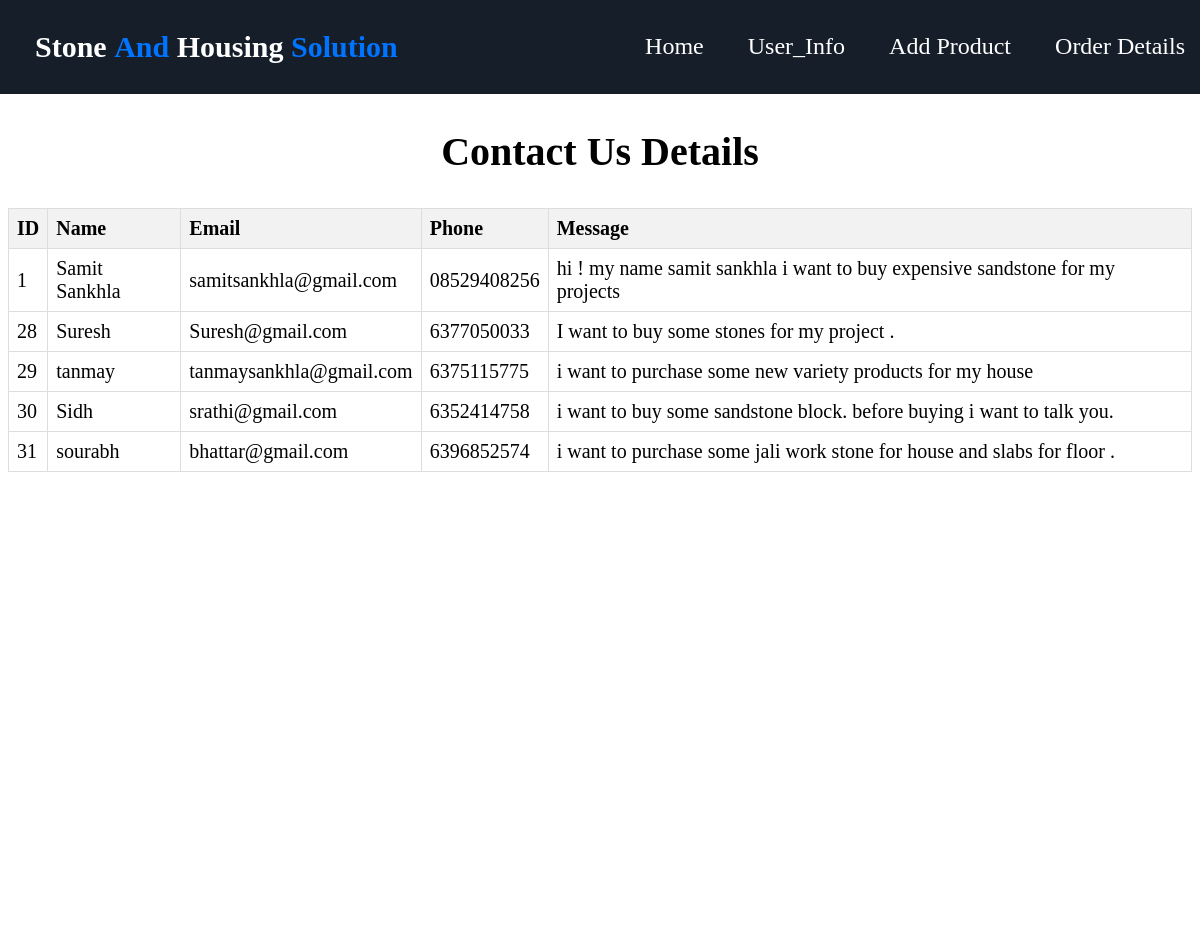
/admin/admin.php, run on the app's committed database.
### tables this page shows
CREATE TABLE `contact_us` (
  `id` int(3) NOT NULL,
  `name` varchar(100) NOT NULL,
  `email` varchar(200) NOT NULL,
  `phone_no` varchar(20) DEFAULT NULL,
  `message` text NOT NULL
);

### admin/admin.php (the view, shortened to what this page needs)
<!DOCTYPE html>
<html lang="en">
<head>
</head>
<body>
    <?php include 'admin_header.php'; ?>
    <div class="main">
        <h2>Contact Us Details</h2>
        <div class="message">
            <table>
                <tr>
                    <th>ID</th>
                    <th>Name</th>
                    <th>Email</th>
                    <th>Phone</th>
                    <th>Message</th>
                </tr>
                <?php
                include('C:\xampp\htdocs\final\config\config.php');
                $sql = "SELECT * FROM contact_us";
                $result = mysqli_query($conn, $sql);
                if (mysqli_num_rows($result) > 0) {
                    while ($row = mysqli_fetch_assoc($result)) {
                        echo "<tr>";
                        echo "<td>" . $row["id"] . "</td>";
                        echo "<td>" . $row["name"] . "</td>";
                        echo "<td>" . $row["email"] . "</td>";
                        echo "<td>" . $row["phone_no"] . "</td>";
                        echo "<td>" . $row["message"] . "</td>";
                        echo "</tr>";
                    }
                } else {
                    echo "<tr><td colspan='5'>No records found</td></tr>";
                }
                ?>
            </table>
        </div>
    </div>
</body>
</html>

### admin/admin.php (style rules this page uses)
table { border-collapse: collapse; width: 100%; }
th, td { border: 1px solid #dddddd; text-align: left; padding: 8px; }
th { background-color: #f2f2f2; }
tr { width: 100%; }
.main { height: 900px; width: max; text-align: center; position: relative; top: 45px; }
.main h2 { padding-top: 50px; font-size: 40px; }
.message { height: 700px; width: 100%; background-color: white; font-size: 20px; }

### data on the page
contact_us: id "1", name "Samit Sankhla", email "samitsankhla@gmail.com", phone_no "08529408256", message "hi ! my name samit sankhla i want to buy expensive sandstone for my projects"
contact_us: id "28", name "Suresh", email "Suresh@gmail.com", phone_no "6377050033", message "I want to buy some stones for my project ."
contact_us: id "29", name "tanmay", email "tanmaysankhla@gmail.com", phone_no "6375115775", message "i want to purchase some new variety products for my house"
contact_us: id "30", name "Sidh", email "srathi@gmail.com", phone_no "6352414758", message "i want to buy some sandstone block. before buying i want to talk you."
contact_us: id "31", name "sourabh", email "bhattar@gmail.com", phone_no "6396852574", message "i want to purchase some jali work stone for house and slabs for floor ."
